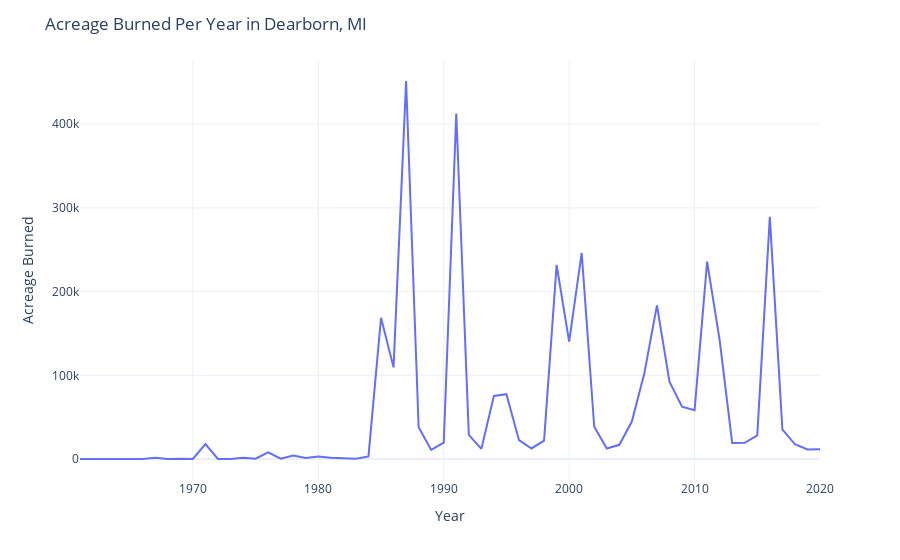

Notebook code for this chart:
### Code cell
fig = px.line(x=plotting_df['Year'], y=plotting_df['Acreage']) 
fig.update_layout(xaxis_title = "Year", yaxis_title = "Acreage Burned",
                  title = "Acreage Burned Per Year in Dearborn, MI",
                  template='plotly_white')
fig.show()
fig.write_image("./imgs/acreage_burned_line_plot.png")

### Figure 1 — Plotly figure (JSON) as saved in the notebook; plotly's stock layout.template omitted (floating-point values rounded to 4 significant figures)
{"data": [{"hovertemplate": "x=%{x}<br>y=%{y}<extra></extra>", "legendgroup": "", "line": {"color": "#636efa", "dash": "solid"}, "marker": {"symbol": "circle"}, "mode": "lines", "name": "", "orientation": "v", "showlegend": false, "type": "scatter", "x": [1961, 1962, 1963, 1964, 1965, 1966, 1967, 1968, 1969, 1970, 1971, 1972, 1973, 1974, 1975, 1976, 1977, 1978, 1979, 1980, 1981, 1982, 1983, 1984, 1985, 1986, 1987, 1988, 1989, 1990, 1991, 1992, 1993, 1994, 1995, 1996, 1997, 1998, 1999, 2000, 2001, 2002, 2003, 2004, 2005, 2006, 2007, 2008, 2009, 2010, 2011, 2012, 2013, 2014, 2015, 2016, 2017, 2018, 2019, 2020], "xaxis": "x", "y": [57.24, 117.4, 321.3, 187.1, 69.68, 35.04, 1440.0, 24.72, 442.9, 107.5, 17770.0, 81.86, 70.91, 1622.0, 387.1, 8058.0, 504.6, 4261.0, 1107.0, 2910.0, 1408.0, 527.7, 344.8, 3120.0, 168800.0, 109500.0, 451600.0, 37940.0, 10850.0, 19570.0, 412700.0, 28920.0, 12140.0, 75380.0, 77410.0, 22500.0, 12610.0, 22040.0, 231800.0, 140200.0, 246200.0, 38490.0, 12580.0, 16960.0, 44760.0, 102700.0, 183600.0, 92380.0, 62530.0, 58210.0, 235800.0, 142000.0, 19170.0, 19310.0, 28270.0, 289200.0, 35500.0, 17610.0, 11460.0, 11570.0], "yaxis": "y"}], "layout": {"legend": {"tracegroupgap": 0}, "margin": {"t": 60}, "title": {"text": "Acreage Burned Per Year in Dearborn, MI"}, "xaxis": {"anchor": "y", "domain": [0, 1], "title": {"text": "Year"}}, "yaxis": {"anchor": "x", "domain": [0, 1], "title": {"text": "Acreage Burned"}}}}
